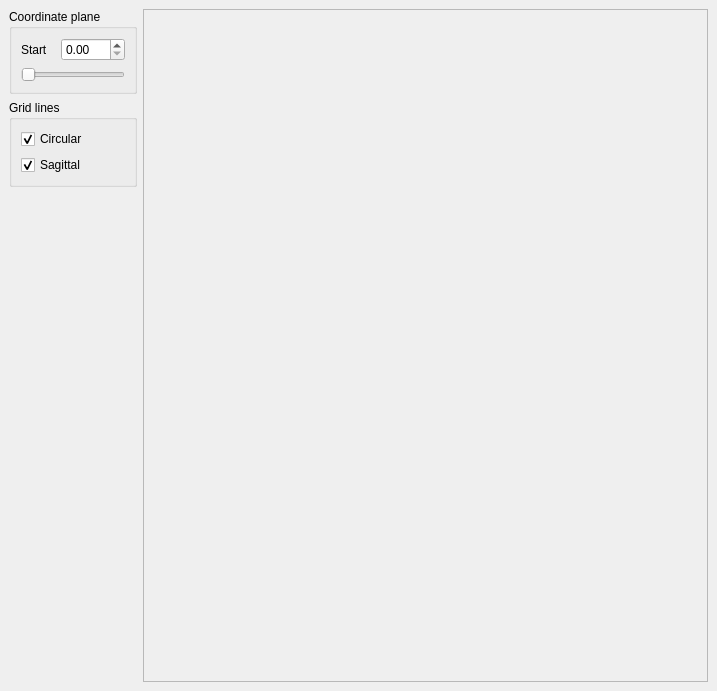
<?xml version="1.0" encoding="UTF-8"?>
<ui version="4.0">
 <class>MainWindow</class>
 <widget class="QWidget" name="MainWindow">
  <property name="geometry">
   <rect>
    <x>0</x>
    <y>0</y>
    <width>717</width>
    <height>691</height>
   </rect>
  </property>
  <property name="windowTitle">
   <string>Radar Chart </string>
  </property>
  <property name="windowIcon">
   <iconset>
    <normaloff>.</normaloff>.</iconset>
  </property>
  <layout class="QGridLayout">
   <property name="leftMargin">
    <number>9</number>
   </property>
   <property name="topMargin">
    <number>9</number>
   </property>
   <property name="rightMargin">
    <number>9</number>
   </property>
   <property name="bottomMargin">
    <number>9</number>
   </property>
   <property name="spacing">
    <number>6</number>
   </property>
   <item row="1" column="0">
    <widget class="QGroupBox" name="explodeGB">
     <property name="title">
      <string>Grid lines</string>
     </property>
     <property name="checkable">
      <bool>false</bool>
     </property>
     <property name="checked">
      <bool>false</bool>
     </property>
     <layout class="QVBoxLayout">
      <property name="spacing">
       <number>6</number>
      </property>
      <property name="leftMargin">
       <number>9</number>
      </property>
      <property name="topMargin">
       <number>9</number>
      </property>
      <property name="rightMargin">
       <number>9</number>
      </property>
      <property name="bottomMargin">
       <number>9</number>
      </property>
      <item>
       <widget class="QCheckBox" name="circularGridCB">
        <property name="text">
         <string>Circular</string>
        </property>
        <property name="checked">
         <bool>true</bool>
        </property>
       </widget>
      </item>
      <item>
       <widget class="QCheckBox" name="sagittalGridCB">
        <property name="text">
         <string>Sagittal</string>
        </property>
        <property name="checked">
         <bool>true</bool>
        </property>
       </widget>
      </item>
     </layout>
    </widget>
   </item>
   <item row="0" column="0">
    <widget class="QGroupBox" name="explodeGB_3">
     <property name="title">
      <string>Coordinate plane</string>
     </property>
     <property name="checkable">
      <bool>false</bool>
     </property>
     <property name="checked">
      <bool>false</bool>
     </property>
     <layout class="QGridLayout">
      <property name="leftMargin">
       <number>9</number>
      </property>
      <property name="topMargin">
       <number>9</number>
      </property>
      <property name="rightMargin">
       <number>9</number>
      </property>
      <property name="bottomMargin">
       <number>9</number>
      </property>
      <property name="spacing">
       <number>6</number>
      </property>
      <item row="0" column="0">
       <widget class="QLabel" name="zoomFactorLB_2">
        <property name="text">
         <string>Start</string>
        </property>
       </widget>
      </item>
      <item row="1" column="0" colspan="2">
       <widget class="QSlider" name="startPositionSL">
        <property name="sizePolicy">
         <sizepolicy hsizetype="Minimum" vsizetype="Fixed">
          <horstretch>0</horstretch>
          <verstretch>0</verstretch>
         </sizepolicy>
        </property>
        <property name="maximum">
         <number>360</number>
        </property>
        <property name="orientation">
         <enum>Qt::Horizontal</enum>
        </property>
       </widget>
      </item>
      <item row="0" column="1">
       <widget class="QDoubleSpinBox" name="startPositionSB">
        <property name="minimum">
         <double>0.000000000000000</double>
        </property>
        <property name="maximum">
         <double>360.000000000000000</double>
        </property>
        <property name="singleStep">
         <double>1.000000000000000</double>
        </property>
        <property name="value">
         <double>0.000000000000000</double>
        </property>
       </widget>
      </item>
     </layout>
    </widget>
   </item>
   <item row="3" column="0">
    <spacer>
     <property name="orientation">
      <enum>Qt::Vertical</enum>
     </property>
     <property name="sizeHint" stdset="0">
      <size>
       <width>128</width>
       <height>221</height>
      </size>
     </property>
    </spacer>
   </item>
   <item row="0" column="1" rowspan="4">
    <widget class="QSplitter" name="splitter">
     <property name="orientation">
      <enum>Qt::Horizontal</enum>
     </property>
     <widget class="QFrame" name="chartFrame">
      <property name="minimumSize">
       <size>
        <width>300</width>
        <height>400</height>
       </size>
      </property>
      <property name="frameShape">
       <enum>QFrame::StyledPanel</enum>
      </property>
      <property name="frameShadow">
       <enum>QFrame::Raised</enum>
      </property>
     </widget>
    </widget>
   </item>
  </layout>
 </widget>
 <resources/>
 <connections/>
</ui>
